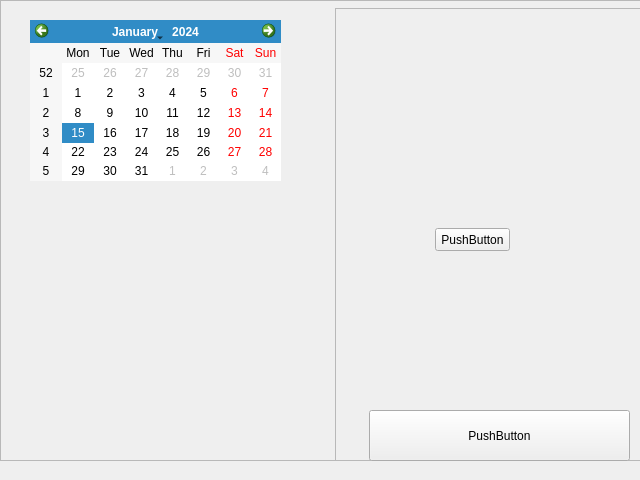
<?xml version="1.0" encoding="UTF-8"?>
<ui version="4.0">
 <class>MainWindow</class>
 <widget class="QMainWindow" name="MainWindow">
  <property name="geometry">
   <rect>
    <x>0</x>
    <y>0</y>
    <width>640</width>
    <height>480</height>
   </rect>
  </property>
  <property name="minimumSize">
   <size>
    <width>640</width>
    <height>480</height>
   </size>
  </property>
  <property name="maximumSize">
   <size>
    <width>640</width>
    <height>480</height>
   </size>
  </property>
  <property name="windowTitle">
   <string>MainWindow</string>
  </property>
  <widget class="QWidget" name="centralwidget">
   <widget class="QWidget" name="horizontalLayoutWidget">
    <property name="geometry">
     <rect>
      <x>0</x>
      <y>0</y>
      <width>641</width>
      <height>461</height>
     </rect>
    </property>
    <layout class="QHBoxLayout" name="horizontalLayout">
     <item>
      <widget class="QFrame" name="frame">
       <property name="enabled">
        <bool>true</bool>
       </property>
       <property name="frameShape">
        <enum>QFrame::StyledPanel</enum>
       </property>
       <property name="frameShadow">
        <enum>QFrame::Raised</enum>
       </property>
       <widget class="QCalendarWidget" name="calendarWidget">
        <property name="geometry">
         <rect>
          <x>30</x>
          <y>20</y>
          <width>251</width>
          <height>161</height>
         </rect>
        </property>
       </widget>
       <widget class="QFrame" name="frame_3">
        <property name="geometry">
         <rect>
          <x>335</x>
          <y>8</y>
          <width>311</width>
          <height>471</height>
         </rect>
        </property>
        <property name="frameShape">
         <enum>QFrame::StyledPanel</enum>
        </property>
        <property name="frameShadow">
         <enum>QFrame::Raised</enum>
        </property>
        <widget class="QPushButton" name="pushButton">
         <property name="geometry">
          <rect>
           <x>34</x>
           <y>402</y>
           <width>261</width>
           <height>51</height>
          </rect>
         </property>
         <property name="text">
          <string>PushButton</string>
         </property>
        </widget>
        <widget class="QPushButton" name="pushButton_2">
         <property name="geometry">
          <rect>
           <x>100</x>
           <y>220</y>
           <width>75</width>
           <height>23</height>
          </rect>
         </property>
         <property name="text">
          <string>PushButton</string>
         </property>
        </widget>
        <zorder>pushButton</zorder>
        <zorder>frame</zorder>
        <zorder>frame</zorder>
        <zorder>pushButton_2</zorder>
       </widget>
      </widget>
     </item>
    </layout>
   </widget>
  </widget>
  <widget class="QMenuBar" name="menubar">
   <property name="geometry">
    <rect>
     <x>0</x>
     <y>0</y>
     <width>640</width>
     <height>21</height>
    </rect>
   </property>
   <property name="maximumSize">
    <size>
     <width>16777214</width>
     <height>16777215</height>
    </size>
   </property>
  </widget>
 </widget>
 <resources/>
 <connections/>
</ui>
